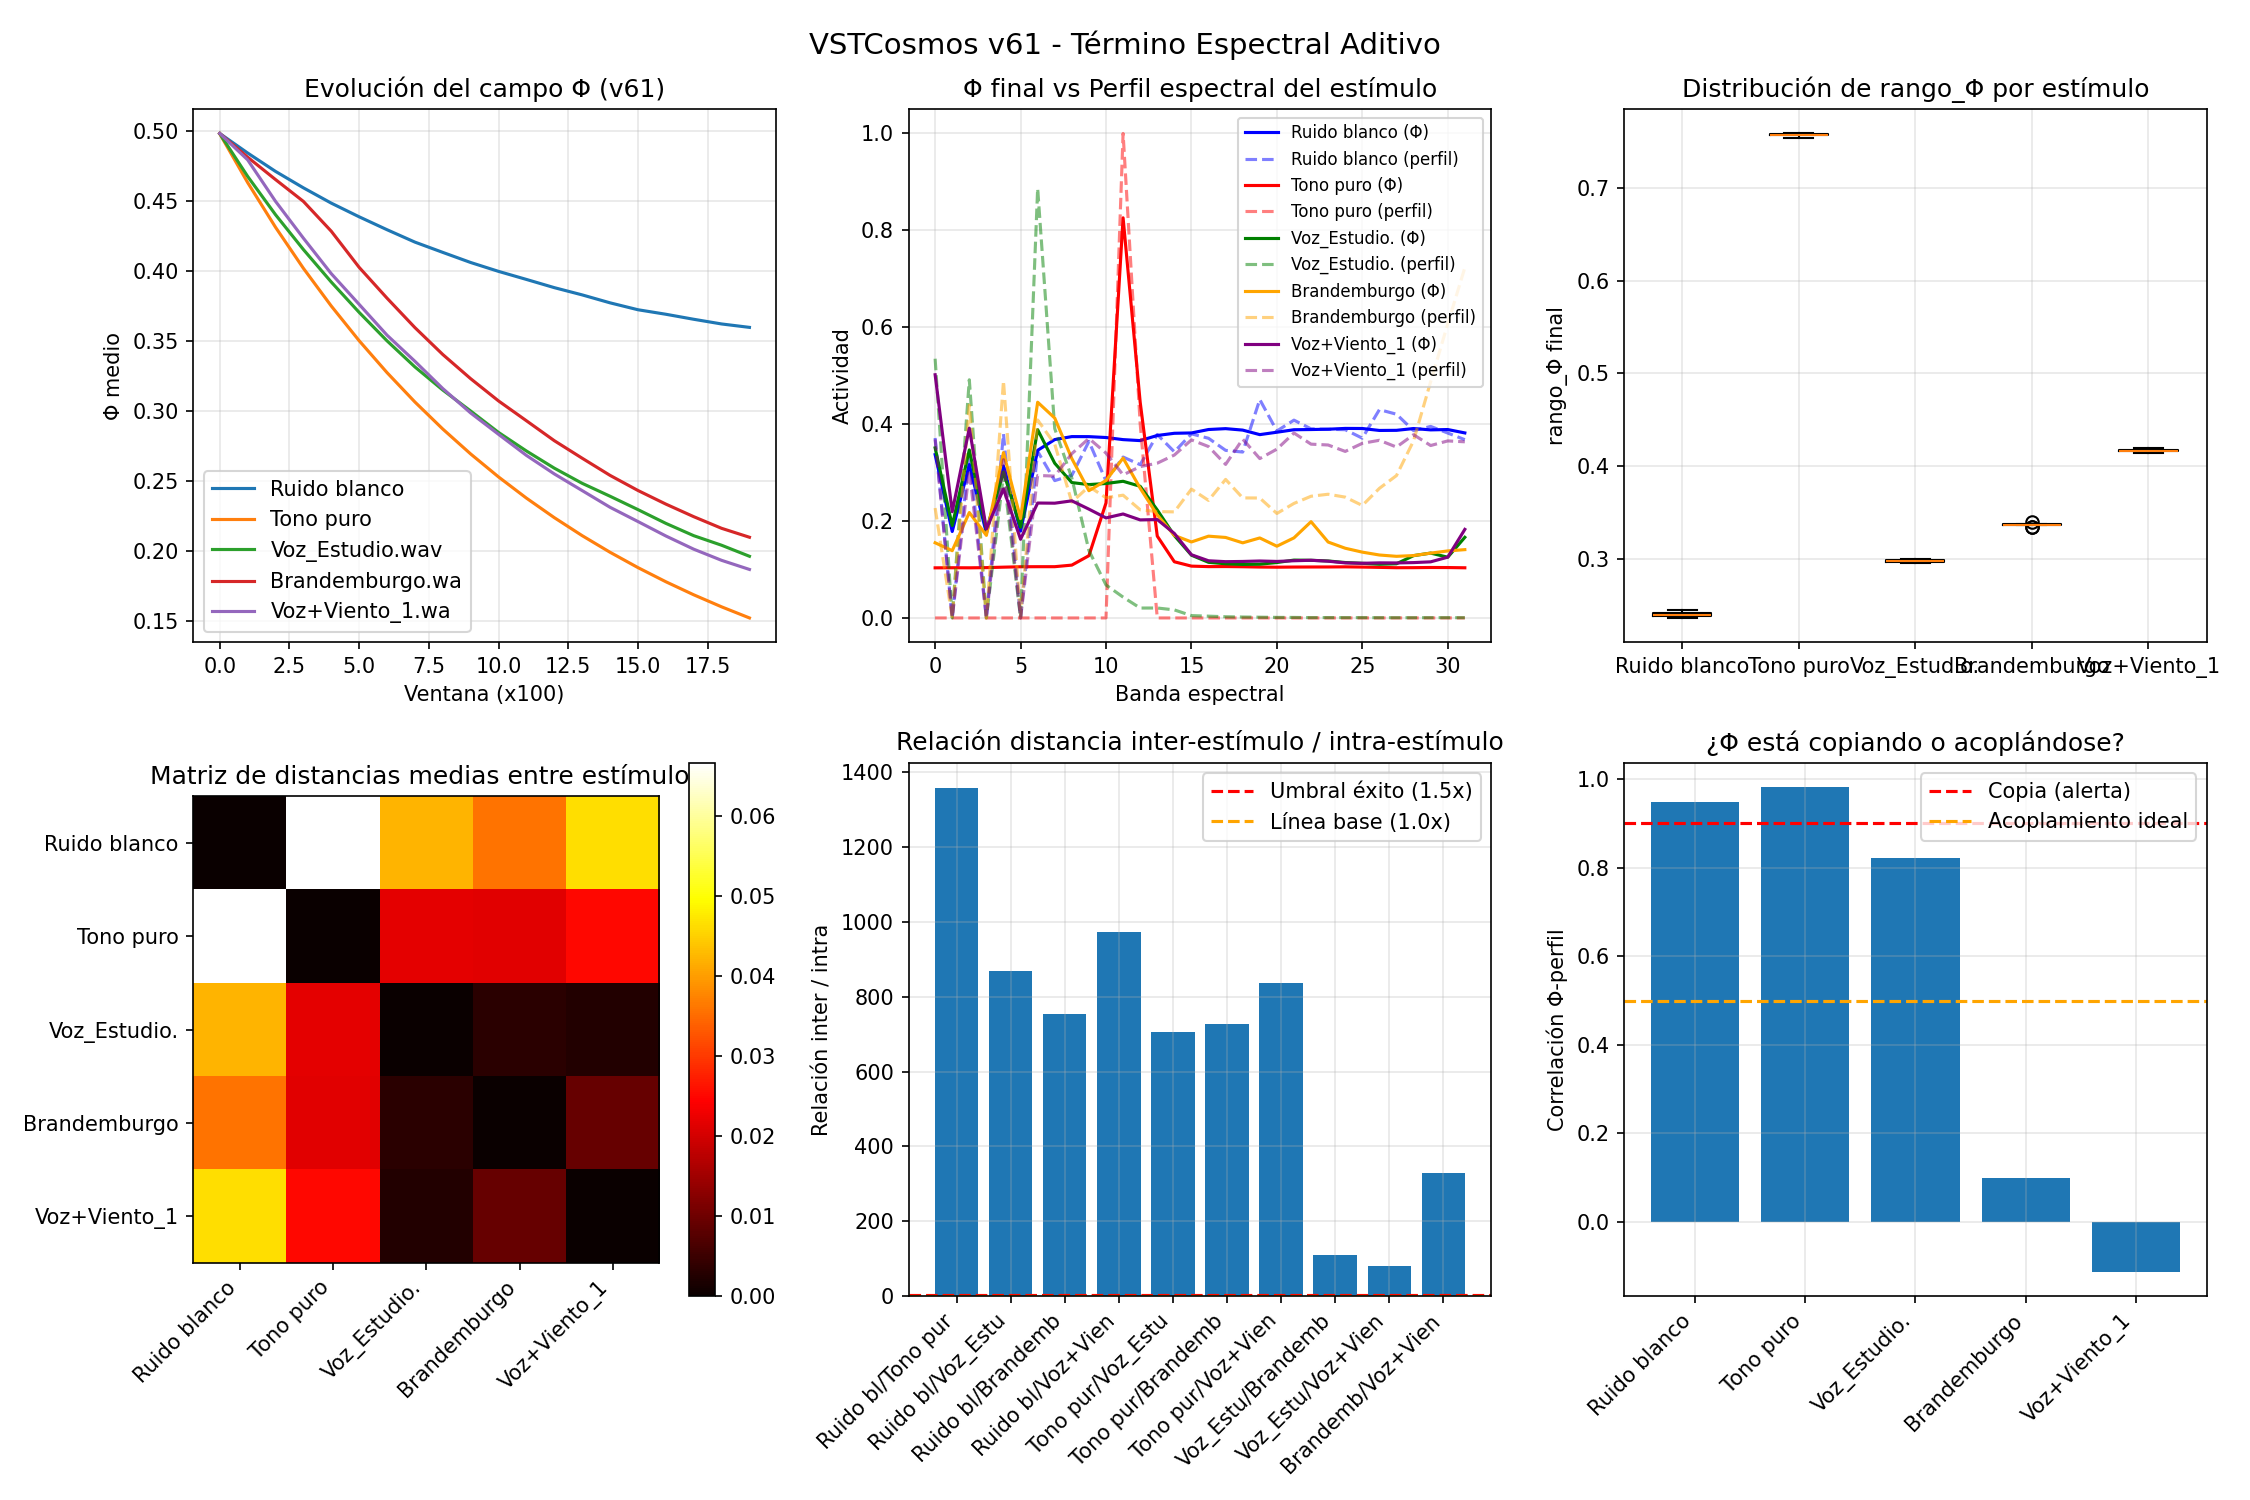

Python code for this plot:
#!/usr/bin/env python3
"""
VSTCosmos - v61: Término Espectral Aditivo
EXPERIMENTO DE DIAGNÓSTICO - Sin aprendizaje, sin memoria, sin selección.
NUEVO: término aditivo GANANCIA_ESPECTRAL * (perfil_2d - Phi)
El campo es empujado hacia la forma espectral del estímulo, pero no forzado a copiarlo.
El objetivo es que Φ cambie su régimen de existencia según el estímulo.
Criterio de éxito: relación inter/intra > 1.0 (v60 era 0.02)
"""

import numpy as np
import scipy.io.wavfile as wav
import matplotlib.pyplot as plt
import warnings
warnings.filterwarnings('ignore')

# ============================================================
# PARÁMETROS MÍNIMOS (sin selección, sin memoria)
# ============================================================
DIM_FREQ = 32
DIM_TIME = 100
DT = 0.01
DURACION_SIM = 20.0
N_PASOS = int(DURACION_SIM / DT)

# Parámetros de campo (ajustados para permitir acoplamiento)
DECAIMIENTO_PHI = 0.01
GANANCIA_GENERACION_BASE = 0.05
GANANCIA_SOSTENIMIENTO = 0.25
DIFUSION_BASE = 0.20

# Parámetros de atención
REFUERZO_A = 0.15
INHIBICION_A = 0.2
DIFUSION_A = 0.08
FUERZA_RELIEVE = 0.08
K_COMP_BASE = 0.05

LIMITE_ATENCION = DIM_FREQ * DIM_TIME * 0.35
INHIB_GLOBAL = 0.5

MOD_DECAY = 1.0
MOD_GENERACION = 1.5

# Parámetros de memoria de estabilidad y coherencia
TASA_CRECIMIENTO = 0.10
TASA_DISIPACION = 0.03
GANANCIA_HISTORIA = 0.5
FUERZA_ESTABILIDAD = 0.1
BLOQUEO_MAXIMO_BASE = 0.8

TASA_OMEGA = 0.15
DISIPACION_OMEGA = 0.05
FUERZA_COHERENCIA = 0.2

LIMITE_MIN = 0.0
LIMITE_MAX = 1.0

# Parámetros de entrada espectral
VENTANA_FFT_MS = 25
HOP_FFT_MS = 10
F_MIN = 80
F_MAX = 8000

HOMEOSTASIS_INTERVALO = 500

# NUEVO PARÁMETRO: Ganancia espectral (calibrada para acoplar, no copiar)
GANANCIA_ESPECTRAL = 0.08   # Suficiente para influir, no para dominar

# Semillas para reproducibilidad
N_SEMILLAS = 10


# ============================================================
# FUNCIONES BASE (sin aprendizaje, sin selección)
# ============================================================
def cargar_audio(ruta, duracion=DURACION_SIM):
    if "Tono puro" in ruta:
        sr = 48000
        t = np.arange(int(sr * duracion)) / sr
        return sr, 0.5 * np.sin(2 * np.pi * 440 * t)
    elif "Ruido blanco" in ruta:
        sr = 48000
        return sr, np.random.normal(0, 0.5, int(sr * duracion))
    else:
        sr, data = wav.read(ruta)
        if data.dtype == np.int16:
            data = data.astype(np.float32) / 32768.0
        if data.ndim == 2:
            data = data.mean(axis=1)
        max_val = np.max(np.abs(data))
        if max_val > 0:
            data = data / max_val
        muestras_necesarias = int(sr * duracion)
        if len(data) < muestras_necesarias:
            data = np.pad(data, (0, muestras_necesarias - len(data)))
        else:
            data = data[:muestras_necesarias]
        return sr, data


def inicializar_campo(seed):
    np.random.seed(seed)
    return np.random.rand(DIM_FREQ, DIM_TIME) * 0.2 + 0.4


def inicializar_atencion(seed):
    np.random.seed(seed + 1)
    return np.ones((DIM_FREQ, DIM_TIME), dtype=np.float32) * 0.1


def inicializar_memoria():
    return np.zeros((DIM_FREQ, DIM_TIME), dtype=np.float32)


def inicializar_anclaje():
    return np.zeros((DIM_FREQ, DIM_TIME), dtype=np.float32)


def vecinos(X):
    return (np.roll(X, 1, axis=0) + np.roll(X, -1, axis=0) +
            np.roll(X, 1, axis=1) + np.roll(X, -1, axis=1)) / 4.0


def perfil_espectral_ventana(audio, sr, idx_ventana, ventana_muestras, hop_muestras):
    inicio = idx_ventana * hop_muestras
    if inicio + ventana_muestras > len(audio):
        return np.zeros(DIM_FREQ)
    
    fragmento = audio[inicio:inicio + ventana_muestras]
    ventana_hann = np.hanning(len(fragmento))
    fragmento = fragmento * ventana_hann
    
    fft = np.fft.rfft(fragmento)
    potencia = np.abs(fft) ** 2
    freqs = np.fft.rfftfreq(len(fragmento), 1/sr)
    
    bandas = np.logspace(np.log10(F_MIN), np.log10(F_MAX), DIM_FREQ + 1)
    perfil = np.zeros(DIM_FREQ)
    
    for b in range(DIM_FREQ):
        mask = (freqs >= bandas[b]) & (freqs < bandas[b+1])
        if np.any(mask):
            perfil[b] = np.mean(potencia[mask])
    
    max_energia = np.max(perfil)
    if max_energia > 0:
        perfil = perfil / max_energia
    
    return perfil


def actualizar_memoria_estabilidad(Psi, Phi, A):
    cambio_local = np.abs(Phi - vecinos(Phi))
    cambio_norm = cambio_local / (cambio_local + 0.1)
    dPsi = (TASA_CRECIMIENTO * A * (1 - cambio_norm) * (1 - Psi) -
            TASA_DISIPACION * Psi) * DT
    Psi = Psi + dPsi
    return np.clip(Psi, 0.0, 1.0)


def actualizar_memoria_coherencia(Omega, Phi, Phi_prev, Phi_prev2, A):
    cambio_actual = Phi - Phi_prev
    cambio_anterior = Phi_prev - Phi_prev2
    signo_actual = np.tanh(cambio_actual * 10)
    signo_anterior = np.tanh(cambio_anterior * 10)
    coherencia = (1 + signo_actual * signo_anterior) / 2
    dOmega = (TASA_OMEGA * A * coherencia * (1 - Omega) -
              DISIPACION_OMEGA * Omega) * DT
    Omega = Omega + dOmega
    return np.clip(Omega, 0.0, 1.0)


def actualizar_campo_v61(Phi, A, perfil, Psi, ganancia_gen, bloqueo_max, ganancia_espectral):
    """
    v61: NUEVO término aditivo espectral.
    El campo es empujado hacia la forma del estímulo, pero no forzado a copiarlo.
    """
    es_silencio = np.max(perfil) < 1e-6
    
    if es_silencio:
        perfil_2d = np.zeros((DIM_FREQ, 1))
        mod_entrada = 1.0
        mod_entrada_decay = 1.0
    else:
        perfil_2d = perfil.reshape(-1, 1)
        mod_entrada = (1 + MOD_GENERACION * perfil_2d)
        mod_entrada_decay = (1 - MOD_DECAY * perfil_2d)
    
    promedio_local = vecinos(Phi)
    
    difusion = DIFUSION_BASE * (promedio_local - Phi)
    
    desviacion = Phi - promedio_local
    generacion_base = ganancia_gen * desviacion * (1 - desviacion**2)
    mod_memoria = (1 - GANANCIA_HISTORIA * Psi)
    generacion = generacion_base * mod_entrada * mod_memoria
    
    decaimiento = -DECAIMIENTO_PHI * (Phi - promedio_local) * mod_entrada_decay
    
    sostenimiento = GANANCIA_SOSTENIMIENTO * A * (Phi - promedio_local)
    
    # NUEVO: término espectral aditivo (la clave de v61)
    termino_espectral = ganancia_espectral * (perfil_2d - Phi)
    
    dPhi_propuesto = (difusion + generacion + decaimiento + sostenimiento + 
                      termino_espectral)
    dPhi_real = dPhi_propuesto * (1 - bloqueo_max * Psi)
    
    Phi = Phi + DT * dPhi_real
    return np.clip(Phi, LIMITE_MIN, LIMITE_MAX)


def actualizar_atencion(A, Phi, Psi, Omega, k_comp):
    vA = vecinos(A)
    auto = REFUERZO_A * A * (1.0 - A)
    inhib_local = -INHIBICION_A * vA
    difusion = DIFUSION_A * (vA - A)
    
    relieve_local = np.abs(Phi - vecinos(Phi))
    max_relieve = np.max(relieve_local)
    if max_relieve > 0:
        relieve_local = relieve_local / max_relieve
    
    acoplamiento_relieve = FUERZA_RELIEVE * (relieve_local - A)
    acoplamiento_estabilidad = FUERZA_ESTABILIDAD * (Psi - A)
    acoplamiento_coherencia = FUERZA_COHERENCIA * (Omega - A)
    
    A_mean = np.mean(A)
    competencia = -k_comp * (A - A_mean)
    
    dA = (auto + inhib_local + difusion +
          acoplamiento_relieve +
          acoplamiento_estabilidad +
          acoplamiento_coherencia +
          competencia)
    
    atencion_total = np.sum(A)
    if atencion_total > LIMITE_ATENCION:
        exceso = (atencion_total - LIMITE_ATENCION) / LIMITE_ATENCION
        dA += -INHIB_GLOBAL * exceso * A
    
    dA += np.random.randn(*A.shape) * 0.001
    A = A + DT * dA
    return np.clip(A, LIMITE_MIN, LIMITE_MAX)


def simular_estimulo_v61(entrada_nombre, seed):
    """Simula una experiencia con el nuevo término espectral aditivo"""
    np.random.seed(seed)
    
    # Inicializar todo con la misma semilla (estado inicial reproducible)
    Phi = inicializar_campo(seed)
    A = inicializar_atencion(seed)
    Psi = inicializar_memoria()
    Omega = inicializar_memoria()
    L = inicializar_anclaje()
    M = inicializar_memoria()
    
    sr, audio = cargar_audio(entrada_nombre)
    
    ventana_muestras = int(sr * VENTANA_FFT_MS / 1000)
    hop_muestras = int(sr * HOP_FFT_MS / 1000)
    n_ventanas = (len(audio) - ventana_muestras) // hop_muestras + 1
    
    Phi_prev = Phi.copy()
    Phi_prev2 = Phi.copy()
    
    ganancia_gen = GANANCIA_GENERACION_BASE
    bloqueo_max = BLOQUEO_MAXIMO_BASE
    k_comp = K_COMP_BASE
    
    # Registrar evolución cada 100 pasos
    evolucion_phi = []
    evolucion_a = []
    
    for idx_ventana in range(min(N_PASOS, n_ventanas)):
        perfil = perfil_espectral_ventana(audio, sr, idx_ventana, ventana_muestras, hop_muestras)
        
        A = actualizar_atencion(A, Phi, Psi, Omega, k_comp)
        Phi = actualizar_campo_v61(Phi, A, perfil, Psi, ganancia_gen, bloqueo_max, GANANCIA_ESPECTRAL)
        Psi = actualizar_memoria_estabilidad(Psi, Phi, A)
        Omega = actualizar_memoria_coherencia(Omega, Phi, Phi_prev, Phi_prev2, A)
        
        if idx_ventana % 100 == 0:
            evolucion_phi.append(np.mean(Phi))
            evolucion_a.append(np.mean(A))
        
        Phi_prev2 = Phi_prev.copy()
        Phi_prev = Phi.copy()
    
    return {
        'Phi': Phi,
        'A': A,
        'Psi': Psi,
        'Omega': Omega,
        'rango_Phi': np.max(Phi) - np.min(Phi),
        'media_Phi': np.mean(Phi),
        'energia_Phi': np.mean(Phi ** 2),
        'evolucion_phi': evolucion_phi,
        'evolucion_a': evolucion_a
    }


def distancia_estados(estado1, estado2):
    """Distancia Euclidiana normalizada entre dos campos Φ"""
    return np.mean((estado1['Phi'] - estado2['Phi']) ** 2)


def main():
    opciones = [
        "Ruido blanco",
        "Tono puro",
        "Voz_Estudio.wav",
        "Brandemburgo.wav",
        "Voz+Viento_1.wav"
    ]
    
    print("=" * 100)
    print("VSTCosmos - v61: Término Espectral Aditivo")
    print("EXPERIMENTO DE DIAGNÓSTICO - Sin aprendizaje, sin memoria, sin selección")
    print("NUEVO: GANANCIA_ESPECTRAL = 0.08")
    print("El campo es empujado hacia la forma espectral del estímulo,")
    print("pero no forzado a copiarlo.")
    print("¿Puede Φ cambiar su régimen de existencia según el estímulo?")
    print("=" * 100)
    print(f"\n[CONFIGURACIÓN] GANANCIA_ESPECTRAL = {GANANCIA_ESPECTRAL}")
    
    # Almacenar todos los estados finales por estímulo y semilla
    estados = {opcion: [] for opcion in opciones}
    
    print("\n[1] Ejecutando simulaciones...")
    print("-" * 80)
    
    for opcion in opciones:
        print(f"\n  Estímulo: {opcion}")
        for rep in range(N_SEMILLAS):
            seed = rep * 100  # Semillas distintas para cada repetición
            estado = simular_estimulo_v61(opcion, seed)
            estados[opcion].append(estado)
            print(f"    Semilla {rep:2d}: rango_Φ={estado['rango_Phi']:.4f}, media_Φ={estado['media_Phi']:.4f}")
    
    print("\n" + "=" * 100)
    print("[2] ANÁLISIS DE DISTANCIAS")
    print("=" * 100)
    
    # Calcular distancias intra-estímulo
    print("\n📊 DISTANCIAS INTRA-ESTÍMULO (reproducibilidad):")
    print("   Compara diferentes semillas para el MISMO estímulo")
    print("   Valores pequeños indican que el campo converge al mismo punto")
    print("-" * 80)
    
    intra_distancias = {}
    for opcion in opciones:
        distancias = []
        for i in range(len(estados[opcion])):
            for j in range(i+1, len(estados[opcion])):
                d = distancia_estados(estados[opcion][i], estados[opcion][j])
                distancias.append(d)
        media = np.mean(distancias) if distancias else 0
        std = np.std(distancias) if distancias else 0
        intra_distancias[opcion] = media
        print(f"  {opcion:<25}: media={media:.6f}, std={std:.6f}, n={len(distancias)}")
    
    # Calcular distancias inter-estímulo
    print("\n📊 DISTANCIAS INTER-ESTÍMULO (discriminabilidad):")
    print("   Compara diferentes estímulos con la MISMA semilla")
    print("   Valores grandes indican que Φ responde diferencialmente")
    print("-" * 80)
    
    inter_distancias = {}
    for i, op1 in enumerate(opciones):
        for j, op2 in enumerate(opciones):
            if i < j:
                distancias = []
                for rep in range(N_SEMILLAS):
                    d = distancia_estados(estados[op1][rep], estados[op2][rep])
                    distancias.append(d)
                media = np.mean(distancias)
                std = np.std(distancias)
                inter_distancias[f"{op1[:15]} vs {op2[:15]}"] = media
                print(f"  {op1[:15]} vs {op2[:15]}: media={media:.6f}, std={std:.6f}")
    
    # ============================================================
    # CRITERIO DE ÉXITO
    # ============================================================
    print("\n" + "=" * 100)
    print("[3] DIAGNÓSTICO FINAL")
    print("=" * 100)
    
    # Comparación clave: Ruido Blanco vs Voz_Estudio
    ruido_intra = intra_distancias["Ruido blanco"]
    voz_intra = intra_distancias["Voz_Estudio.wav"]
    ruido_voz_inter = inter_distancias["Ruido blanco vs Voz_Estudio.wav"]
    
    print(f"\n  Distancia intra-ruido: {ruido_intra:.6f}")
    print(f"  Distancia intra-voz:   {voz_intra:.6f}")
    print(f"  Distancia inter (ruido vs voz): {ruido_voz_inter:.6f}")
    print(f"  Relación inter/intra_ruido: {ruido_voz_inter / ruido_intra:.2f}")
    print(f"  Relación inter/intra_voz:   {ruido_voz_inter / voz_intra:.2f}")
    
    criterio_ruido = ruido_voz_inter > ruido_intra * 1.5
    criterio_voz = ruido_voz_inter > voz_intra * 1.5
    
    print("\n" + "=" * 100)
    if criterio_ruido and criterio_voz:
        print("  ✅ EL CAMPO Φ SÍ PUEDE DISTINGUIR ESTÍMULOS")
        print("     La distancia inter-estímulo es significativamente mayor")
        print("     que la distancia intra-estímulo.")
        print(f"\n     Relación: {ruido_voz_inter / ruido_intra:.2f} (umbral > 1.5)")
        print("\n     → El problema NO está en la dinámica basal de Φ.")
        print("     → Está en cómo usamos esa información (memoria, identidad, etc.)")
    else:
        print("  ❌ EL CAMPO Φ NO PUEDE DISTINGUIR ESTÍMULOS")
        print("     La distancia inter-estímulo es comparable o menor")
        print("     que la distancia intra-estímulo.")
        print(f"\n     Relación: {ruido_voz_inter / ruido_intra:.2f} (necesita > 1.5)")
        print("\n     → El problema está en la DINÁMICA BASAL DEL CAMPO.")
        print("     → Φ converge al mismo atractor para todos los estímulos.")
        print("     → Hay que ajustar GANANCIA_ESPECTRAL o rediseñar la ecuación.")
    print("=" * 100)
    
    # ============================================================
    # VERIFICACIÓN: ¿Φ está copiando el perfil?
    # ============================================================
    print("\n[4] VERIFICACIÓN: ¿Φ está copiando el perfil o acoplándose?")
    print("-" * 80)
    
    # Para la última semilla de cada estímulo, comparar Φ con el perfil promedio
    for opcion in opciones:
        estado = estados[opcion][-1]
        Phi_flat = np.mean(estado['Phi'], axis=1)  # Promedio temporal de Φ por banda
        # Cargar audio para obtener perfil promedio
        sr, audio = cargar_audio(opcion, duracion=2.0)
        ventana_muestras = int(sr * VENTANA_FFT_MS / 1000)
        hop_muestras = int(sr * HOP_FFT_MS / 1000)
        n_ventanas = min(50, (len(audio) - ventana_muestras) // hop_muestras + 1)
        perfiles = []
        for i in range(n_ventanas):
            perf = perfil_espectral_ventana(audio, sr, i, ventana_muestras, hop_muestras)
            perfiles.append(perf)
        perfil_prom = np.mean(perfiles, axis=0)
        
        # Correlación entre Phi y perfil
        correlacion = np.corrcoef(Phi_flat, perfil_prom)[0, 1]
        diferencia_media = np.mean(np.abs(Phi_flat - perfil_prom))
        
        print(f"  {opcion[:20]}: correlación Φ-perfil={correlacion:.3f}, diferencia_media={diferencia_media:.4f}")
        if correlacion > 0.9:
            print(f"    ⚠️  ALTA CORRELACIÓN: Φ está COPANDO el perfil (acoplamiento demasiado fuerte)")
        elif correlacion > 0.5:
            print(f"    ✅ CORRELACIÓN MODERADA: Φ está ACOPLADO, no copiando")
        else:
            print(f"    ❌ BAJA CORRELACIÓN: el término espectral no está influyendo suficientemente")
    
    # ============================================================
    # VISUALIZACIÓN
    # ============================================================
    print("\n[5] Generando visualización...")
    
    fig, axes = plt.subplots(2, 3, figsize=(15, 10))
    
    # Gráfico 1: Evolución de Φ
    ax = axes[0, 0]
    for opcion in opciones:
        evol = estados[opcion][-1]['evolucion_phi']
        ax.plot(evol, label=opcion[:15])
    ax.set_xlabel('Ventana (x100)')
    ax.set_ylabel('Φ medio')
    ax.set_title('Evolución del campo Φ (v61)')
    ax.legend()
    ax.grid(True, alpha=0.3)
    
    # Gráfico 2: Comparación Φ vs perfil espectral
    ax = axes[0, 1]
    colores = ['blue', 'red', 'green', 'orange', 'purple']
    for idx, opcion in enumerate(opciones):
        estado = estados[opcion][-1]
        Phi_flat = np.mean(estado['Phi'], axis=1)
        ax.plot(Phi_flat, label=f"{opcion[:12]} (Φ)", color=colores[idx], linestyle='-')
        # Obtener perfil promedio
        sr, audio = cargar_audio(opcion, duracion=2.0)
        ventana_muestras = int(sr * VENTANA_FFT_MS / 1000)
        hop_muestras = int(sr * HOP_FFT_MS / 1000)
        n_ventanas = min(50, (len(audio) - ventana_muestras) // hop_muestras + 1)
        perfiles = []
        for i in range(n_ventanas):
            perf = perfil_espectral_ventana(audio, sr, i, ventana_muestras, hop_muestras)
            perfiles.append(perf)
        perfil_prom = np.mean(perfiles, axis=0)
        ax.plot(perfil_prom, label=f"{opcion[:12]} (perfil)", color=colores[idx], linestyle='--', alpha=0.5)
    ax.set_xlabel('Banda espectral')
    ax.set_ylabel('Actividad')
    ax.set_title('Φ final vs Perfil espectral del estímulo')
    ax.legend(fontsize=8)
    ax.grid(True, alpha=0.3)
    
    # Gráfico 3: rango_Φ final
    ax = axes[0, 2]
    rangos = {op: [est['rango_Phi'] for est in estados[op]] for op in opciones}
    bp = ax.boxplot(rangos.values(), labels=[op[:12] for op in opciones])
    ax.set_ylabel('rango_Φ final')
    ax.set_title('Distribución de rango_Φ por estímulo')
    ax.grid(True, alpha=0.3)
    
    # Gráfico 4: Matriz de distancias
    ax = axes[1, 0]
    n_ops = len(opciones)
    matriz_distancias = np.zeros((n_ops, n_ops))
    for i, op1 in enumerate(opciones):
        for j, op2 in enumerate(opciones):
            dists = []
            for rep in range(N_SEMILLAS):
                dists.append(distancia_estados(estados[op1][rep], estados[op2][rep]))
            matriz_distancias[i, j] = np.mean(dists)
    im = ax.imshow(matriz_distancias, cmap='hot', vmin=0, vmax=matriz_distancias.max())
    ax.set_xticks(range(n_ops))
    ax.set_yticks(range(n_ops))
    ax.set_xticklabels([op[:12] for op in opciones], rotation=45, ha='right')
    ax.set_yticklabels([op[:12] for op in opciones])
    ax.set_title('Matriz de distancias medias entre estímulos')
    plt.colorbar(im, ax=ax)
    
    # Gráfico 5: Relación inter/intra
    ax = axes[1, 1]
    relaciones = []
    nombres = []
    for i, op1 in enumerate(opciones):
        for j, op2 in enumerate(opciones):
            if i < j:
                intra = (intra_distancias[op1] + intra_distancias[op2]) / 2
                inter = inter_distancias[f"{op1[:15]} vs {op2[:15]}"]
                relacion = inter / intra if intra > 0 else 0
                relaciones.append(relacion)
                nombres.append(f"{op1[:8]}/{op2[:8]}")
    barras = ax.bar(range(len(relaciones)), relaciones)
    ax.axhline(y=1.5, color='r', linestyle='--', label='Umbral éxito (1.5x)')
    ax.axhline(y=1.0, color='orange', linestyle='--', label='Línea base (1.0x)')
    ax.set_xticks(range(len(relaciones)))
    ax.set_xticklabels(nombres, rotation=45, ha='right')
    ax.set_ylabel('Relación inter / intra')
    ax.set_title('Relación distancia inter-estímulo / intra-estímulo')
    ax.legend()
    ax.grid(True, alpha=0.3)
    
    # Gráfico 6: Correlación Φ-perfil
    ax = axes[1, 2]
    correlaciones = []
    for opcion in opciones:
        estado = estados[opcion][-1]
        Phi_flat = np.mean(estado['Phi'], axis=1)
        sr, audio = cargar_audio(opcion, duracion=2.0)
        ventana_muestras = int(sr * VENTANA_FFT_MS / 1000)
        hop_muestras = int(sr * HOP_FFT_MS / 1000)
        n_ventanas = min(50, (len(audio) - ventana_muestras) // hop_muestras + 1)
        perfiles = []
        for i in range(n_ventanas):
            perf = perfil_espectral_ventana(audio, sr, i, ventana_muestras, hop_muestras)
            perfiles.append(perf)
        perfil_prom = np.mean(perfiles, axis=0)
        correlacion = np.corrcoef(Phi_flat, perfil_prom)[0, 1]
        correlaciones.append(correlacion)
    barras = ax.bar(range(len(opciones)), correlaciones)
    ax.axhline(y=0.9, color='r', linestyle='--', label='Copia (alerta)')
    ax.axhline(y=0.5, color='orange', linestyle='--', label='Acoplamiento ideal')
    ax.set_xticks(range(len(opciones)))
    ax.set_xticklabels([op[:12] for op in opciones], rotation=45, ha='right')
    ax.set_ylabel('Correlación Φ-perfil')
    ax.set_title('¿Φ está copiando o acoplándose?')
    ax.legend()
    ax.grid(True, alpha=0.3)
    
    plt.suptitle('VSTCosmos v61 - Término Espectral Aditivo', fontsize=14)
    plt.tight_layout()
    plt.savefig('v61_espectral_aditivo.png', dpi=150)
    print("  Gráfico guardado: v61_espectral_aditivo.png")
    
    print("\n" + "=" * 100)
    print("EXPERIMENTO COMPLETADO")
    print("=" * 100)


if __name__ == "__main__":
    main()
